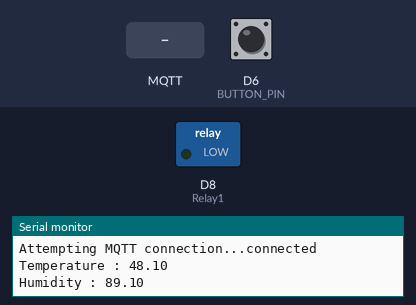
The sketch below on a simulated ESP8266 (NodeMCU). Shown: switched loads named in the sketch (green lamp = pin HIGH), the last lines printed to the serial monitor. The test bench sets the inputs (shaded band); at power-on: D6 (BUTTON_PIN) HIGH. WiFi joins after 1.5 s; servers stay silent unless stated; random numbers use the default seed unless the sketch sets one; no MQTT or app messages arrive unless stated.

Above: at 2.7 s.
2.8 s: D6 (BUTTON_PIN) pulled LOW for 1.15 s
At 3.8 s:
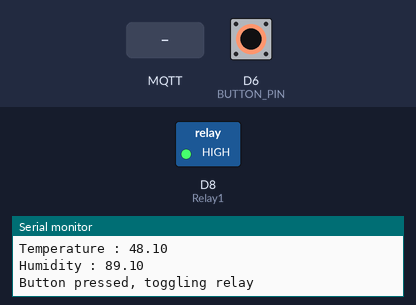
5.4 s: MQTT message "myesp8266" arrives on the first subscribed topic
At 7.5 s:
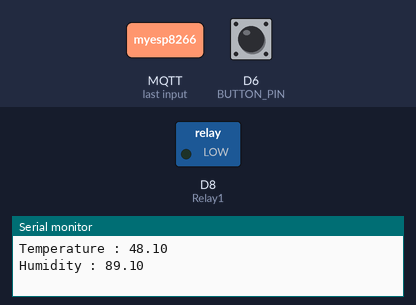
8.0 s: MQTT message "1" arrives on the first subscribed topic
At 9.1 s:
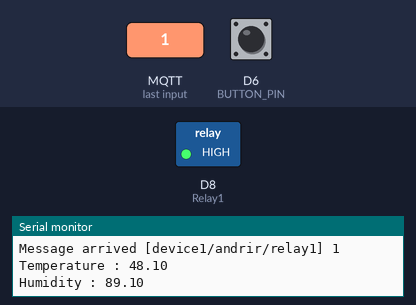
10.0 s: MQTT message "0" arrives on the first subscribed topic
At 11.7 s:
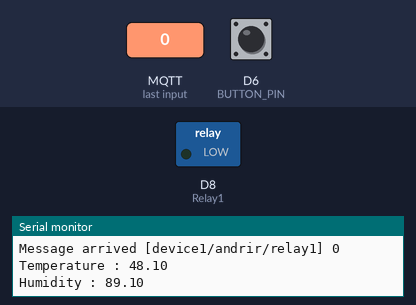
12.0 s: D6 (BUTTON_PIN) pulled LOW for 3.2 s
At 13.5 s:
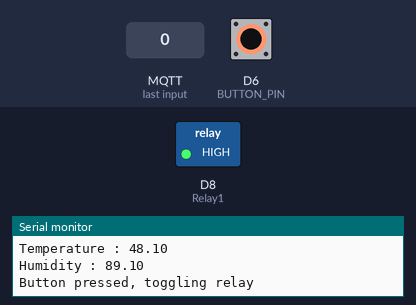
Timing chart, 0 to 15.0 s (numbered marks = the images above; inputs shaded):
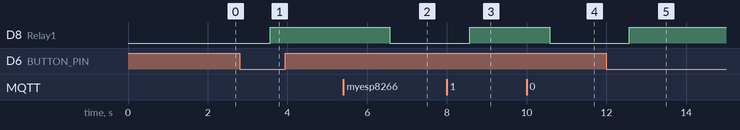

Measured:
- after the input at 2.8 s, D8 (Relay1): LOW → HIGH after 0.77 s
- after the input at 5.4 s, D8 (Relay1): HIGH → LOW after 1.2 s
- after the input at 8.0 s, D8 (Relay1): LOW → HIGH after 0.57 s
- after the input at 10.0 s, D8 (Relay1): HIGH → LOW after 0.57 s
- after the input at 12.0 s, D8 (Relay1): LOW → HIGH after 0.58 s

The sketch:

DHT11ESP8266Arduino.ino
```cpp
#include <ESP8266WiFi.h>
#include <PubSubClient.h>
#include <DHT.h>
#include <ArduinoOTA.h>

#define Relay1 D8
#define BUTTON_PIN D6  // ESP32 pin GPIO22 connected to button's pin
#define DHT_PIN D7     // ESP32 pin GPIO5 connected to DHT11 sensor's pin
#define DHT_TYPE DHT11 // DHT11 sensor type

// const char *ssid = "Famous Meeting Room";
// const char *password = "Bewithus";
const char *ssid = "ARDYAN";
const char *password = "123456789";
const char *mqtt_server = "test.mosquitto.org"; // Alamat IP lokal dari Raspberry Pi

#define sub1 "device1/andrir/relay1"
#define TOPIC_TEMPERATURE "esp32/andrir/temperature"
#define TOPIC_HUMIDITY "esp32/andrir/humidity"

WiFiClient espClient;
PubSubClient client(espClient);
DHT dht(DHT_PIN, DHT_TYPE);

void setup_wifi()
{
    delay(10);
    Serial.println();
    Serial.print("Connecting to ");
    Serial.println(ssid);
    WiFi.begin(ssid, password);
    while (WiFi.status() != WL_CONNECTED)
    {
        delay(500);
        Serial.print(".");
    }
    Serial.println("");
    Serial.println("WiFi connected");
    Serial.println("IP address: ");
    Serial.println(WiFi.localIP());
}

void callback(char *topic, byte *payload, unsigned int length)
{
    Serial.print("Message arrived [");
    Serial.print(topic);
    Serial.print("] ");

    if (strcmp(topic, sub1) == 0)
    {
        for (int i = 0; i < length; i++)
        {
            Serial.print((char)payload[i]);
        }
        Serial.println();
        // Switch on the relay if '1' was received as the first character
        if ((char)payload[0] == '1')
        {
            digitalWrite(Relay1, HIGH); // Turn the relay on
        }
        else
        {
            digitalWrite(Relay1, LOW); // Turn the relay off
        }
    }
    else
    {
        Serial.println("unsubscribed topic");
    }
}

void reconnect()
{
    while (!client.connected())
    {
        Serial.print("Attempting MQTT connection...");
        String clientId = "ESP32Client-";
        clientId += String(random(0xffff), HEX);
        if (client.connect(clientId.c_str()))
        {
            Serial.println("connected");
            client.publish("outTopic", "hello world");
            client.subscribe(sub1);
        }
        else
        {
            Serial.print("failed, rc=");
            Serial.print(client.state());
            Serial.println(" try again in 5 seconds");
            delay(5000);
        }
    }
}

void setup()
{
    pinMode(Relay1, OUTPUT);
    pinMode(BUTTON_PIN, INPUT_PULLUP);
    Serial.begin(115200);
    setup_wifi();
    client.setServer(mqtt_server, 1883);
    client.setCallback(callback);
    dht.begin();

    // Port defaults to 8266
    // ArduinoOTA.setPort(8266);

    // Hostname defaults to esp8266-[ChipID]
    // ArduinoOTA.setHostname("myesp8266");

    // No authentication by default
    // ArduinoOTA.setPassword("admin");

    // Password can be set with it's md5 value as well
    // MD5(admin) = 21232f297a57a5a743894a0e4a801fc3
    // ArduinoOTA.setPasswordHash("21232f297a57a5a743894a0e4a801fc3");

    ArduinoOTA.onStart([]() {
      String type;
      if (ArduinoOTA.getCommand() == U_FLASH) {
        type = "sketch";
      } else {  // U_FS
        type = "filesystem";
      }

      // NOTE: if updating FS this would be the place to unmount FS using FS.end()
      Serial.println("Start updating " + type);
    });
    ArduinoOTA.onEnd([]() {
      Serial.println("\nEnd");
    });
    ArduinoOTA.onProgress([](unsigned int progress, unsigned int total) {
      Serial.printf("Progress: %u%%\r", (progress / (total / 100)));
    });
    ArduinoOTA.onError([](ota_error_t error) {
      Serial.printf("Error[%u]: ", error);
      if (error == OTA_AUTH_ERROR) {
        Serial.println("Auth Failed");
      } else if (error == OTA_BEGIN_ERROR) {
        Serial.println("Begin Failed");
      } else if (error == OTA_CONNECT_ERROR) {
        Serial.println("Connect Failed");
      } else if (error == OTA_RECEIVE_ERROR) {
        Serial.println("Receive Failed");
      } else if (error == OTA_END_ERROR) {
        Serial.println("End Failed");
      }
    });
    ArduinoOTA.begin();
}

void loop()
{
    ArduinoOTA.handle();

    if (!client.connected())
    {
        reconnect();
    }
    client.loop();

    int buttonState = digitalRead(BUTTON_PIN);
    if (buttonState == LOW)
    {
        Serial.println("Button pressed, toggling relay");
        digitalWrite(Relay1, !digitalRead(Relay1)); // Toggle relay state
        delay(1000);                                // Debounce delay
    }

    // Read temperature and humidity from DHT11 sensor
    // float temperature = dht.readTemperature();
    float temperature = 48.1;
    Serial.print("Temperature : ");
    Serial.println(temperature);
    // float humidity = dht.readHumidity();
    float humidity = 89.1;
    Serial.print("Humidity : ");
    Serial.println(humidity);

    // Publish temperature and humidity to MQTT broker
    if (!isnan(temperature))
    {
        client.publish(TOPIC_TEMPERATURE, String(temperature).c_str());
    }
    if (!isnan(humidity))
    {
        client.publish(TOPIC_HUMIDITY, String(humidity).c_str());
    }

    delay(2000); // Delay between sensor readings
}
```
